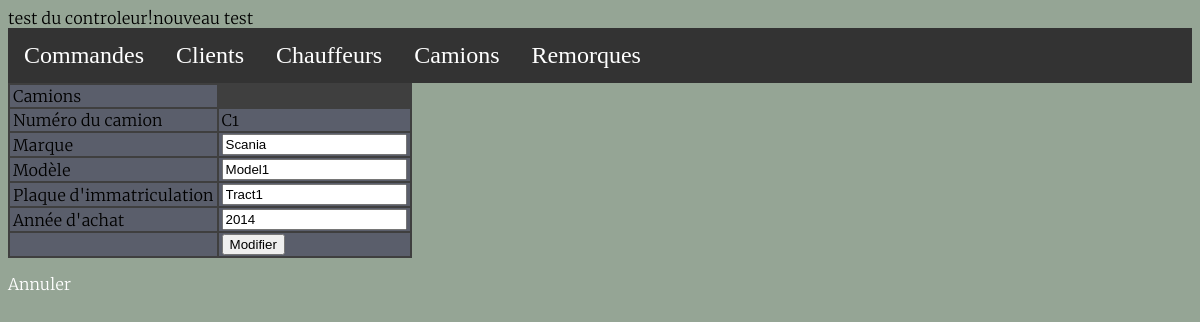
The page /update-trucks.php?id=1 on the database its author committed.
### tables this page shows
CREATE TABLE IF NOT EXISTS `tracteur` (
  `id` int(6) NOT NULL AUTO_INCREMENT,
  `marque` varchar(50) NOT NULL,
  `modele` varchar(50) NOT NULL,
  `plaque` varchar(7) NOT NULL,
  `annee` year(4) NOT NULL,
  PRIMARY KEY (`id`)
);

### model.php (called while the page is built, shortened)
<?php
require('controller.php');
function dbConnect(){
	try{
		$db = new PDO('mysql:host=localhost;dbname=transport;charset=utf8','quentin','aqzsed');
		return $db;
	}
	catch (Exception $e){
		die('Erreur : '.$e->getMessage());
	}
}
function getTruck($truckId){
	$db = dbConnect();
	$sqlreq = $db->prepare('SELECT * FROM tracteur WHERE id=?');
	$sqlreq->execute(array($truckId));
	$truck = $sqlreq->fetch();
	return $truck;
}
?>

### update-trucks.php (the view)
<body>
<?php
require('header.php');
$truck = getTruck($_GET['id']);
?>
<?php
if (isset($_POST['send'])){
	updateTrucks($_GET['id'], $_POST['marque'], $_POST['modele'], $_POST['plaque'], $_POST['annee']);
?>La base de données a été modifiée ! <a href="trucks.php">Retour</a>
<?php }
else { ?>
<form method="post" action="update-trucks.php?id=<?php echo $truck['id'];?>">
	<table>
		<tr><td>Camions</td></tr>
		<tr><td>Numéro du camion</td>
			<td>C<?php echo $truck['id'];?></td>
		</tr>
		<tr><td>Marque</td>
			<td><input type="text" value="<?php echo $truck['marque'];?>" name="marque"></td>
		</tr>
		<tr><td>Modèle</td>
			<td><input type="text" value="<?php echo $truck['modele'];?>" name="modele"></td>
		</tr>
		<tr><td>Plaque d'immatriculation</td>
			<td><input type="text" value="<?php echo $truck['plaque'];?>" name="plaque"></td>
		</tr>
		<tr><td>Année d'achat</td>
			<td><input type="text" value="<?php echo $truck['annee'];?>" name="annee"></td>
		</tr>
		<tr><td></td>
			<td><input type="submit" value="Modifier" name="send"></td>
		</tr>
	</table>
</form>
<a href="trucks.php">Annuler</a>
<?php } ?>
</body>
</html>

### style.css (style rules this page uses)
body { font-family:"Merriweather-Light"; background-color: #95a595; }
a { text-decoration: none; color: white; }
table { background-color:#3f3f3f; }
td { background: #5a5e6b; padding-left:3px; padding-right:3px; }

### rows shown on the page
tracteur: id "1", marque "Scania", modele "Model1", plaque "Tract1", annee "2014"
